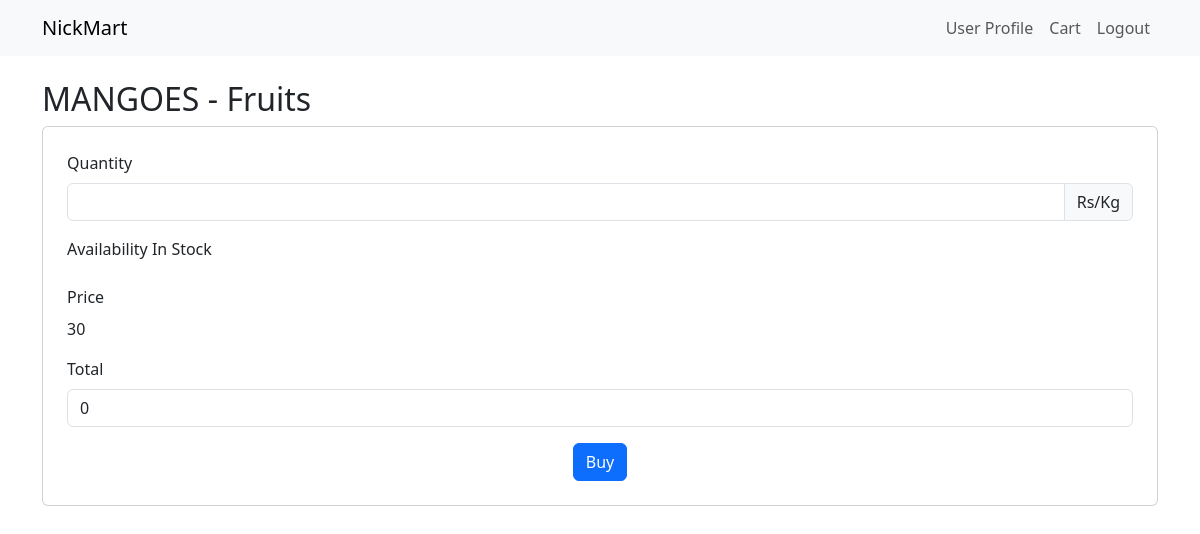
The page /user-dashboard/buy-product/2 (signed in) on the database its author committed.
### app.py (models this page shows)
class Product(db.Model):
    id = db.Column(db.Integer, primary_key=True)
    name = db.Column(db.String(255), nullable=False)
    manufacture_date = db.Column(db.Date)
    expiry_date = db.Column(db.Date)
    unit = db.Column(db.String(50))
    rate_per_unit = db.Column(db.String(50))  # For example, "Rs/Kg", "Rs/Litre"
    price = db.Column(db.Float, nullable=False)
    available_quantity = db.Column(db.Float, nullable=False)
    category_id = db.Column(db.Integer, db.ForeignKey('category.id'), nullable=False)
    carts = db.relationship('Cart', backref='product', lazy=True)
    user_products = db.relationship('UserProduct', backref='product', lazy=True)

class Category(db.Model):
    id = db.Column(db.Integer, primary_key=True)
    name = db.Column(db.String(255), nullable=False, unique=True)
    products = db.relationship('Product', backref='category', lazy=True)

### app.py (the view, shortened to what this page needs)
@app.route('/user-dashboard/buy-product/<int:product_id>', methods=['GET', 'POST'])
@login_required
def buy_product(product_id):
    product = Product.query.get_or_404(product_id)
    form = BuyProductForm()
    return render_template('buy_product.html', product=product, form=form)

### app.py
class BuyProductForm(FlaskForm):
    quantity = IntegerField('Quantity', validators=[InputRequired(), NumberRange(min=1)])
    submit = SubmitField('Buy')

### app.py (called while the page is built)
@login_manager.user_loader
def load_user(user_id):
    return db.session.get(Users, int(user_id))

### templates/buy_product.html (shortened to what this page needs)
<!doctype html>
<html lang="en">
  <head>
    <link href="https://cdn.jsdelivr.net/npm/bootstrap@5.3.1/dist/css/bootstrap.min.css" rel="stylesheet">
  </head>
  <body>
    <nav class="navbar navbar-expand-lg navbar-light bg-light">
        <div class="container">
            <a class="navbar-brand" href="#">NickMart</a>
            <div class="navbar-collapse justify-content-end">
                <ul class="navbar-nav">
                    <li class="nav-item">
                        <a class="nav-link" href="{{url_for('user_profile')}}">User Profile</a>
                    </li>
                    <li class="nav-item">
                        <a class="nav-link" href="{{url_for('cart')}}">Cart</a>
                    </li>
                    <li class="nav-item">
                        <a class="nav-link" href="{{url_for('logout')}}">Logout</a>
                    </li>
                </ul>
            </div>
        </div>
    </nav>
    <div class="container mt-4">
        <h2>{{ product.name }} - {{ product.category.name }}</h2>
        <div class="card p-4">
            <form method="post">
                <div class="mb-3">
                    {{ form.quantity.label(class="form-label") }}
                    <div class="input-group">
                        {{ form.quantity(class="form-control", id="quantityInput") }}
                        <span class="input-group-text">{{ product.unit }}</span>
                    </div>
                </div>
                <div class="mb-3">
                    <label class="form-label">Availability</label>
                    <span class="form-control-static" id="availabilityStatus">
                        In Stock
                    </span>
                </div>
                <div class="mb-3">
                    <label class="form-label">Price</label>
                    <p class="form-control-static" id="ratePerUnit" data-rate-per-unit="{{ product.rate_per_unit }}">{{ product.rate_per_unit }}</p>
                </div>
                <div class="mb-3">
                    <label class="form-label">Total</label>
                    <input type="text" class="form-control" id="totalPriceField" value="0" readonly>
                </div>
                <button href=" {{url_for('cart')}}"type="submit" class="btn btn-primary mx-auto d-block">Buy</button>
            </form>
        </div>
    </div>
  </body>
</html>

### rows shown on the page
Product: name "MANGOES", unit "Rs/Kg", rate_per_unit "30"
Category: category.name "Fruits"
